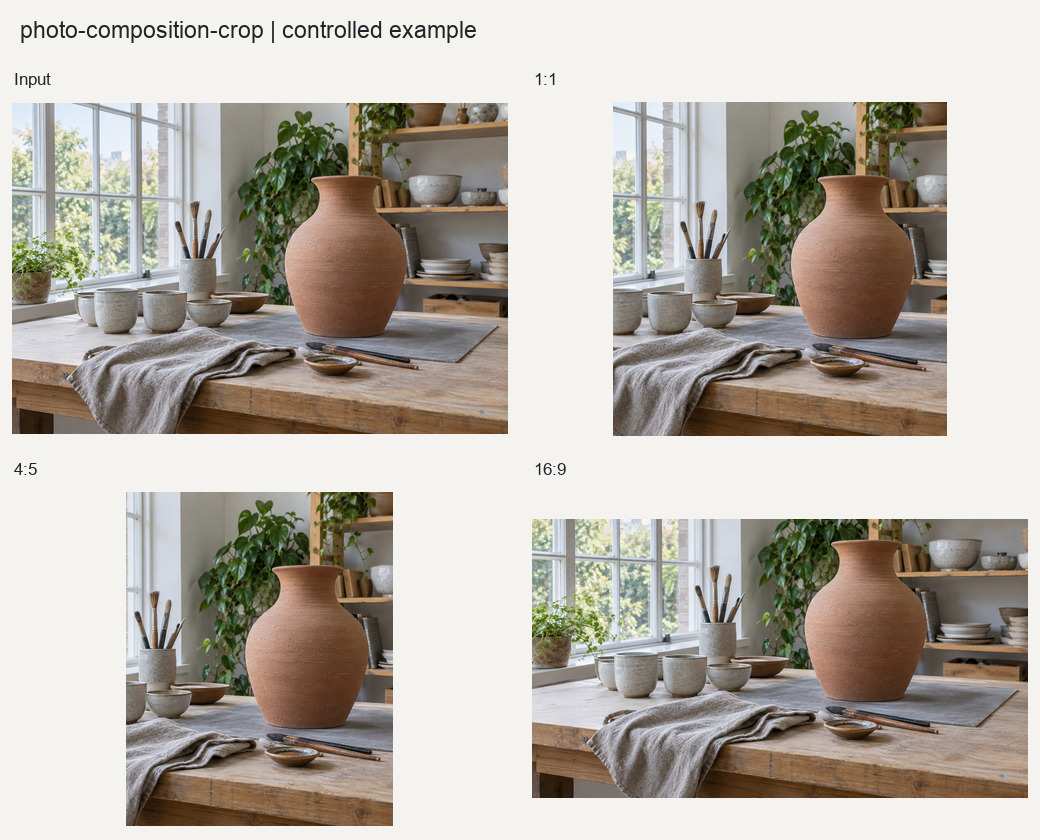
#> input picture photo-composition-crop/examples/comparison.jpg, 1040 x 840 px
$ python -i photo_composition_crop.py   (imports and definitions only)   (older library calls are emulated)
#> lines starting #> are read from the running program, lines starting #| are printed output that depends on the picture
"""Deterministic, non-generative crop planning for photographs."""

from __future__ import annotations

import hashlib
import json
from pathlib import Path
from typing import Any

import cv2
import numpy as np
from PIL import Image, ImageDraw, ImageFont, ImageOps


def _hash(path: Path) -> str:
    return hashlib.sha256(path.read_bytes()).hexdigest()


def _load(path: str | Path) -> tuple[Path, np.ndarray, bytes | None, bytes | None]:
#> called with path = '../examples/comparison.jpg'
    source = Path(path).expanduser().resolve()
    if not source.is_file():
        raise FileNotFoundError(f"找不到照片: {source}")
    with Image.open(source) as image:
#> image is the input picture: PIL image 1040x840 RGB; mean R, G, B 181.4, 175.3, 166.5
        oriented = ImageOps.exif_transpose(image)
        rgb = np.asarray(oriented.convert("RGB"), dtype=np.uint8)
        exif = oriented.getexif().tobytes() if oriented.getexif() else None
        icc = image.info.get("icc_profile")
    return source, rgb, exif, icc


def _normalize(values: np.ndarray) -> np.ndarray:
    low, high = [float(value) for value in np.percentile(values, [2, 98])]
    if high - low < 1e-7:
        return np.zeros_like(values, dtype=np.float32)
    return np.clip((values - low) / (high - low), 0.0, 1.0).astype(np.float32)


def _saliency(rgb: np.ndarray) -> np.ndarray:
    height, width = rgb.shape[:2]
    scale = min(1.0, 900 / max(height, width))
    work = cv2.resize(
        rgb,
        (max(1, round(width * scale)), max(1, round(height * scale))),
        interpolation=cv2.INTER_AREA,
    )
    gray = cv2.cvtColor(work, cv2.COLOR_RGB2GRAY).astype(np.float32) / 255.0
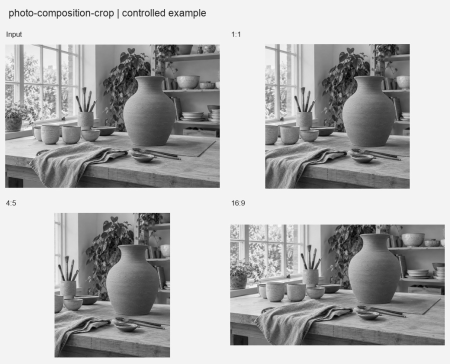
#> gray: shape (727, 900) float32 (shown at 1/2 size); min 0, max 0.988, mean 0.691
    hsv = cv2.cvtColor(work.astype(np.float32) / 255.0, cv2.COLOR_RGB2HSV)
#> hsv: shape (727, 900, 3) float32; mean H, S, V 71.8, 0.2, 0.7
    sigma = max(2.0, max(work.shape[:2]) * 0.035)
    local = _normalize(np.abs(gray - cv2.GaussianBlur(gray, (0, 0), sigma)))
#> in _normalize, `low, high = [float(value) for value in np.percentile(values, [2, 98])]`: low = 0.00146; high = 0.404
#> in _normalize, `return np.clip((values - low) / (high - low), 0.0, 1.0).astype(np.floa..`:
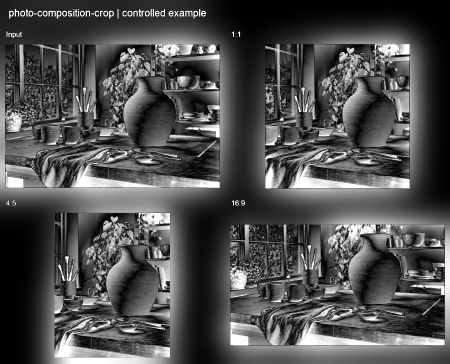
#> returned value: shape (727, 900) float32 (shown at 1/2 size); min 0, max 1, mean 0.31
    gradient = _normalize(
        cv2.magnitude(
            cv2.Sobel(gray, cv2.CV_32F, 1, 0),
            cv2.Sobel(gray, cv2.CV_32F, 0, 1),
        )
    )
#> in _normalize (call 2), `low, high = [float(value) for value in np.percentile(values, [2, 98])]`: low = 0; high = 1.55
#> in _normalize (call 2), `return np.clip((values - low) / (high - low), 0.0, 1.0).astype(np.floa..`:
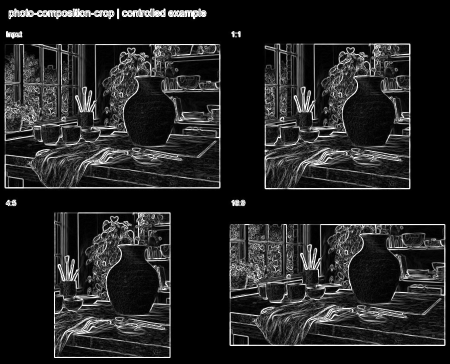
#> returned value: shape (727, 900) float32 (shown at 1/2 size); min 0, max 1, mean 0.135
    yy, xx = np.mgrid[0 : work.shape[0], 0 : work.shape[1]].astype(np.float32)
    center = np.exp(
        -(
            ((xx / work.shape[1] - 0.5) / 0.48) ** 2
            + ((yy / work.shape[0] - 0.5) / 0.48) ** 2
        )
    )
    result = _normalize(
        0.37 * local + 0.31 * gradient + 0.12 * hsv[..., 1] + 0.20 * center
    )
    return cv2.resize(result, (width, height), interpolation=cv2.INTER_CUBIC)
#> returned value: shape (840, 1040) float32


def _validate_focus(
    focus_point: tuple[float, float] | None,
) -> tuple[float, float] | None:
    if focus_point is None:
        return None
    x, y = [float(value) for value in focus_point]
    if not (0.0 <= x <= 1.0 and 0.0 <= y <= 1.0):
        raise ValueError("focus_point必须使用0至1归一化坐标")
    return x, y


def _visual_center(saliency: np.ndarray) -> tuple[float, float, float]:
    mass = np.clip(saliency - np.percentile(saliency, 55), 0.0, None)
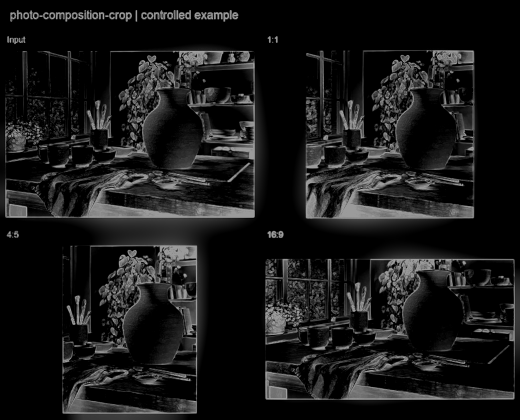
#> mass: shape (840, 1040) float32 (shown at 1/2 size); min 0, max 0.76, mean 0.097
    total = float(mass.sum())
#> total = 84743.9
    if total < 1e-8:
        return 0.5, 0.5, 0.0
    yy, xx = np.mgrid[0 : saliency.shape[0], 0 : saliency.shape[1]]
    x = float((xx * mass).sum() / total / saliency.shape[1])
#> x = 0.492
    y = float((yy * mass).sum() / total / saliency.shape[0])
#> y = 0.526
    concentration = float(np.mean(saliency >= np.percentile(saliency, 85)))
#> concentration = 0.15
    confidence = float(np.clip(1.0 - abs(concentration - 0.15) / 0.25, 0.0, 1.0))
#> confidence = 1
    return x, y, confidence


# [18 lines left out: function analyze_composition, not called in this run]


def _parse_ratio(value: str) -> tuple[float, str]:
    parts = value.strip().split(":")
    if len(parts) != 2:
        raise ValueError(f"画幅比例格式错误: {value}")
    try:
        left, right = float(parts[0]), float(parts[1])
    except ValueError as error:
        raise ValueError(f"画幅比例格式错误: {value}") from error
    if left <= 0 or right <= 0:
        raise ValueError(f"画幅比例必须为正数: {value}")
    label = f"{parts[0].strip()}x{parts[1].strip()}".replace(".", "p")
    return left / right, label


def _crop_size(width: int, height: int, ratio: float) -> tuple[int, int]:
    if width / height >= ratio:
        crop_height = height
        crop_width = round(height * ratio)
    else:
        crop_width = width
        crop_height = round(width / ratio)
    return min(width, crop_width), min(height, crop_height)


def _positions(maximum: int) -> list[int]:
    if maximum <= 0:
        return [0]
    return sorted({round(maximum * index / 24) for index in range(25)})


def _thirds_score(
    focus_x: float,
    focus_y: float,
    left: int,
    top: int,
    crop_width: int,
    crop_height: int,
) -> float:
    local_x = (focus_x - left) / crop_width
    local_y = (focus_y - top) / crop_height
    if not (0.0 <= local_x <= 1.0 and 0.0 <= local_y <= 1.0):
        return 0.0
    distance = min(
        np.hypot(local_x - third_x, local_y - third_y)
        for third_x in (1 / 3, 2 / 3)
        for third_y in (1 / 3, 2 / 3)
    )
    return float(np.clip(1.0 - distance / 0.48, 0.0, 1.0))


def _score_box(
    saliency: np.ndarray,
    focus: tuple[float, float],
    box: tuple[int, int, int, int],
) -> dict[str, float]:
    left, top, right, bottom = box
    crop = saliency[top:bottom, left:right]
    total = float(saliency.sum()) + 1e-8
    retained = float(crop.sum() / total)
    focus_pixels = (focus[0] * saliency.shape[1], focus[1] * saliency.shape[0])
    thirds = _thirds_score(
        focus_pixels[0],
        focus_pixels[1],
        left,
        top,
        right - left,
        bottom - top,
    )
    band = max(2, round(min(crop.shape) * 0.035))
    boundary = np.concatenate(
        [
            crop[:band].ravel(),
            crop[-band:].ravel(),
            crop[:, :band].ravel(),
            crop[:, -band:].ravel(),
        ]
    )
    boundary_safety = 1.0 - float(np.mean(boundary))
    vertical = float(
        abs(
            np.mean(crop[:, : crop.shape[1] // 2])
            - np.mean(crop[:, crop.shape[1] // 2 :])
        )
    )
    horizontal = float(
        abs(np.mean(crop[: crop.shape[0] // 2]) - np.mean(crop[crop.shape[0] // 2 :]))
    )
    balance = float(np.clip(1.0 - (vertical + horizontal), 0.0, 1.0))
    score = 0.45 * retained + 0.25 * thirds + 0.20 * boundary_safety + 0.10 * balance
    return {
        "score": round(float(score), 8),
        "saliency_retained": round(retained, 8),
        "thirds_relationship": round(thirds, 8),
        "boundary_safety": round(boundary_safety, 8),
        "edge_balance": round(balance, 8),
    }


def _candidate_boxes(
    saliency: np.ndarray,
    ratio: float,
    focus: tuple[float, float],
    protected_box: tuple[int, int, int, int] | None = None,
) -> list[dict[str, Any]]:
    height, width = saliency.shape
    crop_width, crop_height = _crop_size(width, height, ratio)
    candidates: list[dict[str, Any]] = []
    left_min, left_max = 0, width - crop_width
    top_min, top_max = 0, height - crop_height
    if protected_box is not None:
        p_left, p_top, p_right, p_bottom = protected_box
        left_min, left_max = max(0, p_right - crop_width), min(left_max, p_left)
        top_min, top_max = max(0, p_bottom - crop_height), min(top_max, p_top)
        if left_min > left_max or top_min > top_max:
            raise ValueError("目标比例无法完整保留保护区域；请改变比例或缩小经确认的保护范围")
    for left in [left_min + value for value in _positions(left_max - left_min)]:
        for top in [top_min + value for value in _positions(top_max - top_min)]:
            box = (left, top, left + crop_width, top + crop_height)
            candidates.append({"box": box, **_score_box(saliency, focus, box)})
    candidates.sort(key=lambda item: item["score"], reverse=True)
    selected: list[dict[str, Any]] = []
    for candidate in candidates:
        left, top, _, _ = candidate["box"]
        if all(
            abs(left - item["box"][0]) + abs(top - item["box"][1])
            >= 0.08 * (crop_width + crop_height)
            for item in selected
        ):
            selected.append(candidate)
        if len(selected) == 3:
            break
    return selected or candidates[:1]


def _coordinates(
    box: tuple[int, int, int, int], width: int, height: int
) -> dict[str, Any]:
    left, top, right, bottom = box
    return {
        "pixels": {"left": left, "top": top, "right": right, "bottom": bottom},
        "normalized": {
            "left": round(left / width, 8),
            "top": round(top / height, 8),
            "right": round(right / width, 8),
            "bottom": round(bottom / height, 8),
        },
    }


def _save_crop(
    path: Path,
    rgb: np.ndarray,
    box: tuple[int, int, int, int],
    exif: bytes | None,
    icc: bytes | None,
) -> None:
    left, top, right, bottom = box
    image = Image.fromarray(rgb[top:bottom, left:right], mode="RGB")
    options: dict[str, Any] = {}
    if path.suffix.lower() in {".jpg", ".jpeg"}:
        options.update(quality=96, subsampling=0)
        if exif:
            options["exif"] = exif
    if icc:
        options["icc_profile"] = icc
    image.save(path, **options)


def _overlay(
    rgb: np.ndarray,
    plans: list[dict[str, Any]],
    focus: tuple[float, float],
    path: Path,
) -> None:
    height, width = rgb.shape[:2]
    scale = min(1.0, 1400 / max(height, width))
    preview = Image.fromarray(rgb, mode="RGB").resize(
        (round(width * scale), round(height * scale)),
        Image.Resampling.LANCZOS,
    )
    draw = ImageDraw.Draw(preview)
    font = ImageFont.load_default()
    colors = ["#F25F5C", "#247BA0", "#70C1B3", "#FFE066", "#B388EB"]
    for index, plan in enumerate(plans):
        box = plan["candidates"][0]["box"]
        scaled = tuple(round(value * scale) for value in box)
        color = colors[index % len(colors)]
        draw.rectangle(scaled, outline=color, width=max(2, round(4 * scale)))
        draw.text((scaled[0] + 8, scaled[1] + 8), plan["ratio"], fill=color, font=font)
    focus_xy = (round(focus[0] * width * scale), round(focus[1] * height * scale))
    radius = max(4, round(8 * scale))
    draw.ellipse(
        (
            focus_xy[0] - radius,
            focus_xy[1] - radius,
            focus_xy[0] + radius,
            focus_xy[1] + radius,
        ),
        outline="white",
        width=max(2, round(3 * scale)),
    )
    preview.save(path, quality=94)


def create_crop_set(
    input_path: str | Path,
    output_dir: str | Path,
    aspect_ratios: tuple[str, ...] = ("1:1", "4:5", "3:4", "16:9"),
    focus_point: tuple[float, float] | None = None,
    safe_area_only: bool = False,
    protected_region: tuple[float, float, float, float] | None = None,
) -> dict[str, Any]:
    if not aspect_ratios:
        raise ValueError("aspect_ratios不能为空")
    source, rgb, exif, icc = _load(input_path)
    protected_box = None
    if protected_region is not None:
        region = np.asarray(protected_region, dtype=float)
        if region.shape != (4,) or not np.isfinite(region).all() or np.any((region < 0) | (region > 1)):
            raise ValueError("保护区域必须为四个0至1有限归一化坐标")
        left, top, right, bottom = region
        if left >= right or top >= bottom:
            raise ValueError("保护区域必须有正面积")
        height, width = rgb.shape[:2]
        protected_box = (int(np.floor(left * width)), int(np.floor(top * height)), int(np.ceil(right * width)), int(np.ceil(bottom * height)))
    original_hash = _hash(source)
    saliency = _saliency(rgb)
    auto_x, auto_y, confidence = _visual_center(saliency)
#> auto_x = 0.492; auto_y = 0.526; confidence = 1
    user_focus = _validate_focus(focus_point)
    focus = user_focus or (auto_x, auto_y)
#> focus = (0.492, 0.526)
    directory = Path(output_dir).expanduser().resolve()
    overlay_path = directory / f"{source.stem}_crop_overlay.jpg"
    manifest_path = directory / f"{source.stem}_crop_plan.json"
    requested_outputs = [overlay_path, manifest_path]
    plans: list[dict[str, Any]] = []
    crop_paths: list[Path] = []
    seen_ratios: list[float] = []
    suffix = (
        source.suffix.lower()
        if source.suffix.lower() in {".jpg", ".jpeg", ".png"}
        else ".png"
    )
#> suffix = '.jpg'
    for ratio_text in aspect_ratios:
        ratio, label = _parse_ratio(ratio_text)
        if any(abs(ratio - existing_ratio) < 1e-9 for existing_ratio in seen_ratios):
            raise ValueError(f"aspect_ratios包含重复画幅: {ratio_text}")
        seen_ratios.append(ratio)
        candidates = _candidate_boxes(saliency, ratio, focus, protected_box)
        candidate_records = []
        for candidate in candidates:
            box = candidate["box"]
            candidate_records.append(
                {
                    **{key: value for key, value in candidate.items() if key != "box"},
                    "box": list(box),
                    "coordinates": _coordinates(box, rgb.shape[1], rgb.shape[0]),
                }
            )
        plan = {"ratio": ratio_text, "candidates": candidate_records}
        if not safe_area_only:
            crop_path = directory / f"{source.stem}_crop_{label}{suffix}"
            requested_outputs.append(crop_path)
            crop_paths.append(crop_path)
            plan["output"] = str(crop_path)
        plans.append(plan)
#> this loop made 4 passes
#> pass 1, in _score_box (call 4), `crop = saliency[top:bottom, left:right]`:
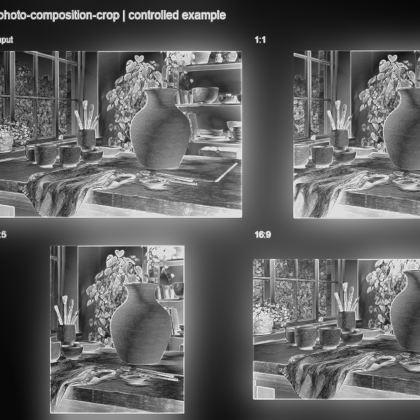
#> crop: shape (840, 840) float32 (shown at 1/2 size); min -0.0401, max 1.15, mean 0.416; drawn with min black and max white
    existing = [str(path) for path in requested_outputs if path.exists()]
    if existing:
        raise FileExistsError("输出已存在，默认不覆盖: " + ", ".join(existing))
    directory.mkdir(parents=True, exist_ok=True)
    for plan, crop_path in zip(plans, crop_paths, strict=False):
        _save_crop(crop_path, rgb, tuple(plan["candidates"][0]["box"]), exif, icc)
#> this loop made 4 passes
    _overlay(rgb, plans, focus, overlay_path)
#> the loop in _overlay, `for index, plan in enumerate(plans):` made 4 passes
#> in _overlay, `preview.save(path, quality=94)`:
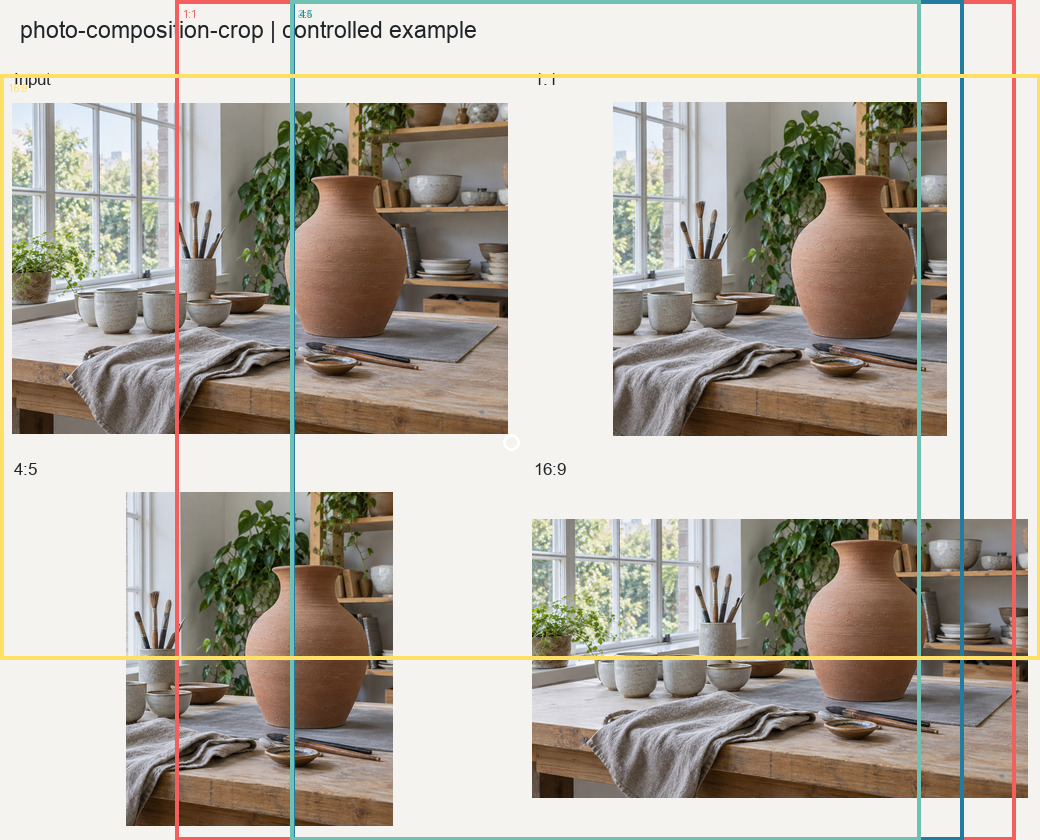
#> saved as comparison_crop_overlay.jpg: PIL image 1040x840 RGB; mean R, G, B 180.6, 174.4, 164.1
    manifest = {
        "input": str(source),
        "input_sha256": original_hash,
        "focus_source": "user" if user_focus else "automatic-saliency",
        "focus_point": {"x": focus[0], "y": focus[1]},
        "automatic_confidence": confidence,
        "safe_area_only": safe_area_only,
        "protected_region": list(protected_region) if protected_region is not None else None,
        "plans": plans,
        "original_preserved": _hash(source) == original_hash,
        "review_required": True,
        "review_reasons": [
            "需要查看构图叠加图和实际裁切结果",
            *(
                [f"自动视觉中心置信度较低: {confidence:.3f}"]
                if not user_focus and confidence < 0.40
                else []
            ),
        ],
    }
    manifest_path.write_text(
        json.dumps(manifest, ensure_ascii=False, indent=2), encoding="utf-8"
    )
    return {
        "status": "review_required"
        if manifest["original_preserved"]
        else "blocked",
        "technical_status": "pass" if manifest["original_preserved"] else "blocked",
        "overlay": str(overlay_path),
        "manifest": str(manifest_path),
        "crops": [str(path) for path in crop_paths],
        "plans": plans,
        "review_reasons": manifest["review_reasons"],
    }

>>> result = create_crop_set('../examples/comparison.jpg', 'out.png')
